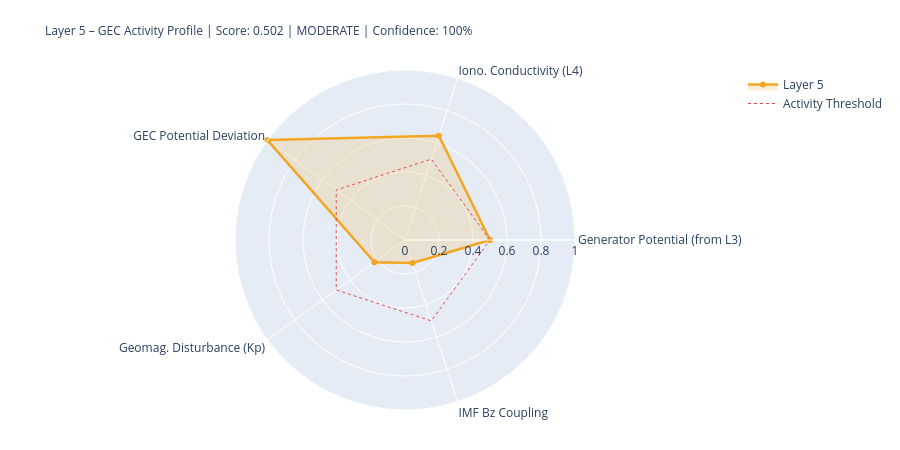

Notebook cell for this chart:
### Markdown cell above
---
## 5. State Assessment & Handoff to Layer 6

### Code cell
# ============================================================
# LAYER-5-SCORE
# ============================================================

# Components
# 1) Generator activity (Layer-3-driven)
gen_score = norm(generator_strength, 0.3, 2.0)
gen_src   = 'from_layer3' if l3_thunder_score is not None else 'estimated'

# 2) Ionospheric conductivity (Layer-4-driven)
iono_score = norm(iono_cond_factor, 0.7, 1.4)
iono_src   = 'from_layer4' if l4_ioniz is not None else 'estimated'

# 3) GEC potential deviation from reference
pot_score = norm(abs(delta_V_pct), 0, 30)  # 0 = at reference, 1 = 30% deviation
pot_src   = 'derived'

# 4) Geomagnetic disturbance (Kp) – modulates vertical currents
kp_score = norm(kp_val, 0, 9)
kp_src   = 'primary' if kp_now is not None else 'from_layer4'

# 5) IMF Bz coupling (southward = stronger M-I coupling → GEC influence)
bz_score = norm(-(bz_now or 0), -5, 30) if bz_now is not None else None
bz_src   = 'primary' if bz_now is not None else 'missing'

COMPONENTS = {
    'Generator Potential (from L3)':  {'score': gen_score,   'source': 'derived_from_layer3', 'dynamic': True},
    'Iono. Conductivity (L4)':      {'score': iono_score,  'source': iono_src, 'dynamic': True},
    'GEC Potential Deviation':      {'score': pot_score,   'source': pot_src,  'dynamic': True},
    'Geomag. Disturbance (Kp)':         {'score': kp_score,    'source': kp_src,   'dynamic': True},
    'IMF Bz Coupling':               {'score': bz_score,    'source': bz_src,   'dynamic': True},
}

available   = {k: v['score'] for k, v in COMPONENTS.items() if v['score'] is not None}
unavailable = [k for k, v in COMPONENTS.items() if v['score'] is None]
layer5_score = round(sum(available.values()) / len(available), 4) if available else None
confidence   = round(len(available) / len(COMPONENTS), 2)
level = ('unknown' if layer5_score is None
         else 'quiet'   if layer5_score < 0.3
         else 'moderate' if layer5_score < 0.6
         else 'active')
dominant_l5 = max(available, key=available.get) if available else 'none'

# Kp consistency: separate 1-min raw value from score value
kp_1m_raw   = kp_now          # directly from API (can be 0.0 during live measurement)
kp_for_score = kp_val          # from Layer-0 context or estimated value if needed
kp_score_src = kp_src

W = 68
print('=' * W)
print('LAYER 5 – GLOBAL ELECTRIC CIRCUIT – STATE ASSESSMENT')
print('=' * W)
for name, comp in COMPONENTS.items():
    s = comp['score']
    if s is not None:
        bar = '█' * int(s*20) + '░' * (20-int(s*20))
        print(f'  {name:<34} {bar}  {s:.3f}  [{comp["source"]}]')
    else:
        print(f'  {name:<34} {"─"*20}  n/a   [missing]')
print('-' * W)
print(f'  Score:         {layer5_score:.3f}  ({len(available)}/{len(COMPONENTS)} components)')
print(f'  Confidence:    {confidence:.0%}')
print(f'  Level:         {level.upper()}')
print(f'  Dominant:      {dominant_l5}')
print(f'  V_iono:        {V_iono_mod:.1f} kV  (Δ {delta_V_pct:+.1f}% vs. Ref)')
print(f'  I_total:       {I_total_mod:.1f} A   (Δ {delta_I_pct:+.1f}% vs. Ref)')
print('=' * W)

# Radar
cats   = list(available.keys())
vals_r = list(available.values())
if len(cats) >= 3:
    fig = go.Figure()
    fig.add_trace(go.Scatterpolar(
        r=vals_r + [vals_r[0]], theta=cats + [cats[0]],
        fill='toself', fillcolor='rgba(242,166,35,0.18)',
        line=dict(color='#F2A623', width=2.5), name='Layer 5'
    ))
    fig.add_trace(go.Scatterpolar(
        r=[0.5]*(len(cats)+1), theta=cats+[cats[0]],
        line=dict(color='#E24B4A', dash='dot', width=1),
        mode='lines', name='Activity Threshold'
    ))
    fig.update_layout(
        title=dict(
            text=f'Layer 5 – GEC Activity Profile | Score: {layer5_score:.3f} | {level.upper()} | Confidence: {confidence:.0%}',
            font=dict(size=12)
        ),
        polar=dict(radialaxis=dict(visible=True, range=[0,1])),
        height=450, showlegend=True,
        margin=dict(l=80, r=80, t=70, b=40)
    )
    fig.show()

### Figure 1 — Plotly figure (JSON) as saved in the notebook; plotly's stock layout.template omitted (floating-point values rounded to 4 significant figures)
{"data": [{"fill": "toself", "fillcolor": "rgba(242,166,35,0.18)", "line": {"color": "#F2A623", "width": 2.5}, "name": "Layer 5", "r": [0.5, 0.6454, 1.0, 0.2222, 0.1426, 0.5], "theta": ["Generator Potential (from L3)", "Iono. Conductivity (L4)", "GEC Potential Deviation", "Geomag. Disturbance (Kp)", "IMF Bz Coupling", "Generator Potential (from L3)"], "type": "scatterpolar"}, {"line": {"color": "#E24B4A", "dash": "dot", "width": 1}, "mode": "lines", "name": "Activity Threshold", "r": [0.5, 0.5, 0.5, 0.5, 0.5, 0.5], "theta": ["Generator Potential (from L3)", "Iono. Conductivity (L4)", "GEC Potential Deviation", "Geomag. Disturbance (Kp)", "IMF Bz Coupling", "Generator Potential (from L3)"], "type": "scatterpolar"}], "layout": {"height": 450, "margin": {"b": 40, "l": 80, "r": 80, "t": 70}, "polar": {"radialaxis": {"range": [0, 1], "visible": true}}, "showlegend": true, "title": {"font": {"size": 12}, "text": "Layer 5 – GEC Activity Profile | Score: 0.502 | MODERATE | Confidence: 100%"}}}
